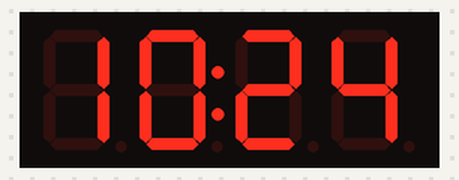
The sketch below on a simulated Arduino Uno, built with avr-gcc and run on an emulated ATmega328P. On the bench: 4-digit seven-segment display. The local clock reads 2024-03-15 10:24:30 at power-on unless the sketch sets it.

Above: at 1.1 s.
At 90.1 s:
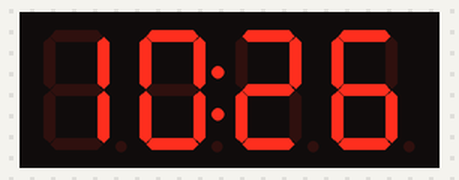

Measured:
- what the display in image 0 shows lasts 29.0 s, from 1.0 s to 30.0 s

The sketch:

RTC_TEST.ino
```cpp
#include <ThreeWire.h>
#include <RtcDS1302.h>
#include <TM1637Display.h>

#define RST_PIN 7
#define DAT_PIN 6
#define CLK_PIN 5

ThreeWire myWire(DAT_PIN, CLK_PIN, RST_PIN);
RtcDS1302<ThreeWire> Rtc(myWire);

#define TM_CLK 2
#define TM_DIO 3

TM1637Display display(TM_CLK, TM_DIO);

unsigned long lastUpdate = 0;

void setup() {
  Rtc.Begin();
  display.setBrightness(7);

  // Rtc.SetDateTime(RtcDateTime(__DATE__, __TIME__));
}

void loop() {
  if (millis() - lastUpdate >= 1000) {
    lastUpdate = millis();

    RtcDateTime now = Rtc.GetDateTime();

    int timeValue = now.Hour() * 100 + now.Minute();

    display.showNumberDecEx(timeValue, 0b01000000, true);
  }
}
```
